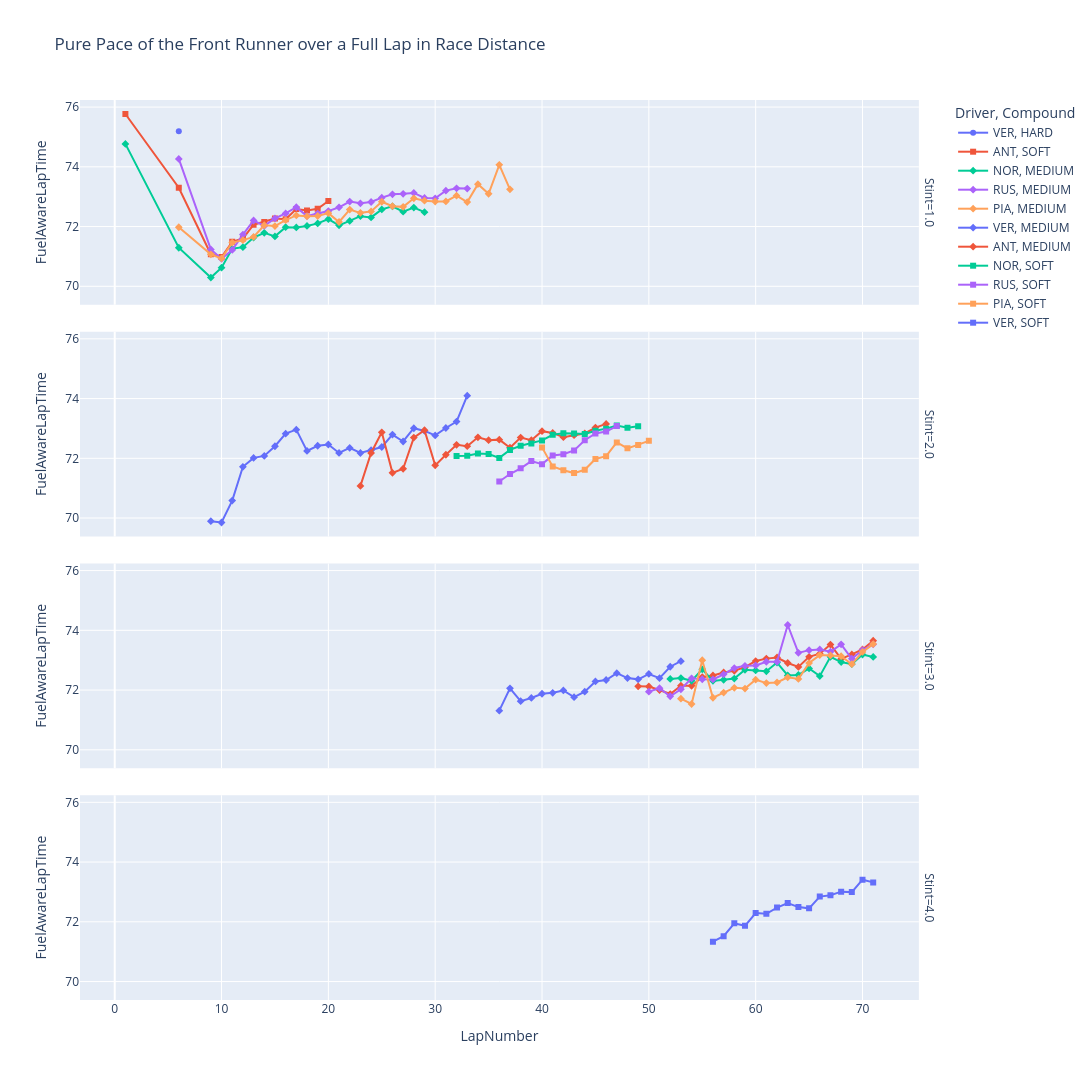

Notebook code for this chart:
### Markdown cell above
### Full Lap Pace with respect to stint for the Front Runners

### Code cell
plotter.plot_line_chart(
    data_frame=filtered_quick_race_laps,
    X="LapNumber",
    y="FuelAwareLapTime",
    label="Driver",
    title="Pure Pace of the Front Runner over a Full Lap in Race Distance",
    facet_row="Stint",
    category_orders=STINT_ORDER,
    hover_data=HOVER_DATA,
    marker="Compound",
    height=1080,
)

### Figure 1 — Plotly figure (JSON) as saved in the notebook; plotly's stock layout.template omitted (floating-point values rounded to 4 significant figures)
{"data": [{"customdata": [["VER", 13, "HARD", "12"]], "hovertemplate": "Driver=%{customdata[0]}<br>Compound=%{customdata[2]}<br>Stint=1.0<br>LapNumber=%{x}<br>FuelAwareLapTime=%{y}<br>Position=%{customdata[1]}<br>TrackStatus=%{customdata[3]}<extra></extra>", "legendgroup": "VER, HARD", "line": {"color": "#636efa", "dash": "solid"}, "marker": {"symbol": "circle"}, "mode": "lines+markers", "name": "VER, HARD", "orientation": "v", "showlegend": true, "type": "scatter", "x": [6.0], "xaxis": "x4", "y": [75.2], "yaxis": "y4"}, {"customdata": [["ANT", 2, "SOFT", "12"], ["ANT", 3, "SOFT", "12"], ["ANT", 3, "SOFT", "1"], ["ANT", 3, "SOFT", "1"], ["ANT", 3, "SOFT", "1"], ["ANT", 3, "SOFT", "1"], ["ANT", 3, "SOFT", "1"], ["ANT", 3, "SOFT", "1"], ["ANT", 3, "SOFT", "1"], ["ANT", 3, "SOFT", "1"], ["ANT", 3, "SOFT", "1"], ["ANT", 3, "SOFT", "1"], ["ANT", 3, "SOFT", "1"], ["ANT", 3, "SOFT", "1"]], "hovertemplate": "Driver=%{customdata[0]}<br>Compound=%{customdata[2]}<br>Stint=1.0<br>LapNumber=%{x}<br>FuelAwareLapTime=%{y}<br>Position=%{customdata[1]}<br>TrackStatus=%{customdata[3]}<extra></extra>", "legendgroup": "ANT, SOFT", "line": {"color": "#EF553B", "dash": "solid"}, "marker": {"symbol": "square"}, "mode": "lines+markers", "name": "ANT, SOFT", "orientation": "v", "showlegend": true, "type": "scatter", "x": [1.0, 6.0, 9.0, 10.0, 11.0, 12.0, 13.0, 14.0, 15.0, 16.0, 17.0, 18.0, 19.0, 20.0], "xaxis": "x4", "y": [75.77, 73.3, 71.07, 70.98, 71.49, 71.6, 72.06, 72.15, 72.27, 72.24, 72.59, 72.54, 72.6, 72.85], "yaxis": "y4"}, {"customdata": [["NOR", 1, "MEDIUM", "12"], ["NOR", 1, "MEDIUM", "12"], ["NOR", 1, "MEDIUM", "1"], ["NOR", 1, "MEDIUM", "1"], ["NOR", 1, "MEDIUM", "1"], ["NOR", 1, "MEDIUM", "1"], ["NOR", 1, "MEDIUM", "1"], ["NOR", 1, "MEDIUM", "1"], ["NOR", 1, "MEDIUM", "1"], ["NOR", 1, "MEDIUM", "1"], ["NOR", 1, "MEDIUM", "1"], ["NOR", 1, "MEDIUM", "1"], ["NOR", 1, "MEDIUM", "1"], ["NOR", 1, "MEDIUM", "1"], ["NOR", 1, "MEDIUM", "1"], ["NOR", 1, "MEDIUM", "1"], ["NOR", 1, "MEDIUM", "1"], ["NOR", 1, "MEDIUM", "1"], ["NOR", 1, "MEDIUM", "1"], ["NOR", 1, "MEDIUM", "1"], ["NOR", 1, "MEDIUM", "1"], ["NOR", 1, "MEDIUM", "1"], ["NOR", 1, "MEDIUM", "1"]], "hovertemplate": "Driver=%{customdata[0]}<br>Compound=%{customdata[2]}<br>Stint=1.0<br>LapNumber=%{x}<br>FuelAwareLapTime=%{y}<br>Position=%{customdata[1]}<br>TrackStatus=%{customdata[3]}<extra></extra>", "legendgroup": "NOR, MEDIUM", "line": {"color": "#00cc96", "dash": "solid"}, "marker": {"symbol": "diamond"}, "mode": "lines+markers", "name": "NOR, MEDIUM", "orientation": "v", "showlegend": true, "type": "scatter", "x": [1.0, 6.0, 9.0, 10.0, 11.0, 12.0, 13.0, 14.0, 15.0, 16.0, 17.0, 18.0, 19.0, 20.0, 21.0, 22.0, 23.0, 24.0, 25.0, 26.0, 27.0, 28.0, 29.0], "xaxis": "x4", "y": [74.77, 71.29, 70.29, 70.62, 71.26, 71.31, 71.63, 71.79, 71.67, 71.98, 71.97, 72.02, 72.11, 72.25, 72.04, 72.19, 72.35, 72.31, 72.57, 72.68, 72.5, 72.63, 72.48], "yaxis": "y4"}, {"customdata": [["RUS", 6, "MEDIUM", "12"], ["RUS", 5, "MEDIUM", "1"], ["RUS", 5, "MEDIUM", "1"], ["RUS", 5, "MEDIUM", "1"], ["RUS", 4, "MEDIUM", "1"], ["RUS", 4, "MEDIUM", "1"], ["RUS", 4, "MEDIUM", "1"], ["RUS", 4, "MEDIUM", "1"], ["RUS", 4, "MEDIUM", "1"], ["RUS", 4, "MEDIUM", "1"], ["RUS", 4, "MEDIUM", "1"], ["RUS", 4, "MEDIUM", "1"], ["RUS", 4, "MEDIUM", "1"], ["RUS", 3, "MEDIUM", "1"], ["RUS", 3, "MEDIUM", "1"], ["RUS", 3, "MEDIUM", "1"], ["RUS", 3, "MEDIUM", "1"], ["RUS", 3, "MEDIUM", "1"], ["RUS", 3, "MEDIUM", "1"], ["RUS", 3, "MEDIUM", "1"], ["RUS", 3, "MEDIUM", "1"], ["RUS", 3, "MEDIUM", "1"], ["RUS", 3, "MEDIUM", "1"], ["RUS", 2, "MEDIUM", "1"], ["RUS", 2, "MEDIUM", "1"], ["RUS", 2, "MEDIUM", "1"]], "hovertemplate": "Driver=%{customdata[0]}<br>Compound=%{customdata[2]}<br>Stint=1.0<br>LapNumber=%{x}<br>FuelAwareLapTime=%{y}<br>Position=%{customdata[1]}<br>TrackStatus=%{customdata[3]}<extra></extra>", "legendgroup": "RUS, MEDIUM", "line": {"color": "#ab63fa", "dash": "solid"}, "marker": {"symbol": "diamond"}, "mode": "lines+markers", "name": "RUS, MEDIUM", "orientation": "v", "showlegend": true, "type": "scatter", "x": [6.0, 9.0, 10.0, 11.0, 12.0, 13.0, 14.0, 15.0, 16.0, 17.0, 18.0, 19.0, 20.0, 21.0, 22.0, 23.0, 24.0, 25.0, 26.0, 27.0, 28.0, 29.0, 30.0, 31.0, 32.0, 33.0], "xaxis": "x4", "y": [74.27, 71.23, 70.92, 71.22, 71.73, 72.2, 72.02, 72.28, 72.44, 72.65, 72.35, 72.43, 72.52, 72.65, 72.84, 72.78, 72.82, 72.97, 73.08, 73.09, 73.13, 72.96, 72.94, 73.2, 73.28, 73.27], "yaxis": "y4"}, {"customdata": [["PIA", 2, "MEDIUM", "12"], ["PIA", 2, "MEDIUM", "1"], ["PIA", 2, "MEDIUM", "1"], ["PIA", 2, "MEDIUM", "1"], ["PIA", 2, "MEDIUM", "1"], ["PIA", 2, "MEDIUM", "1"], ["PIA", 2, "MEDIUM", "1"], ["PIA", 2, "MEDIUM", "1"], ["PIA", 2, "MEDIUM", "1"], ["PIA", 2, "MEDIUM", "1"], ["PIA", 2, "MEDIUM", "1"], ["PIA", 2, "MEDIUM", "1"], ["PIA", 2, "MEDIUM", "1"], ["PIA", 2, "MEDIUM", "1"], ["PIA", 2, "MEDIUM", "1"], ["PIA", 2, "MEDIUM", "1"], ["PIA", 2, "MEDIUM", "1"], ["PIA", 2, "MEDIUM", "1"], ["PIA", 2, "MEDIUM", "1"], ["PIA", 2, "MEDIUM", "1"], ["PIA", 2, "MEDIUM", "1"], ["PIA", 2, "MEDIUM", "1"], ["PIA", 2, "MEDIUM", "1"], ["PIA", 1, "MEDIUM", "1"], ["PIA", 1, "MEDIUM", "1"], ["PIA", 1, "MEDIUM", "1"], ["PIA", 1, "MEDIUM", "1"], ["PIA", 1, "MEDIUM", "1"], ["PIA", 1, "MEDIUM", "1"], ["PIA", 1, "MEDIUM", "1"]], "hovertemplate": "Driver=%{customdata[0]}<br>Compound=%{customdata[2]}<br>Stint=1.0<br>LapNumber=%{x}<br>FuelAwareLapTime=%{y}<br>Position=%{customdata[1]}<br>TrackStatus=%{customdata[3]}<extra></extra>", "legendgroup": "PIA, MEDIUM", "line": {"color": "#FFA15A", "dash": "solid"}, "marker": {"symbol": "diamond"}, "mode": "lines+markers", "name": "PIA, MEDIUM", "orientation": "v", "showlegend": true, "type": "scatter", "x": [6.0, 9.0, 10.0, 11.0, 12.0, 13.0, 14.0, 15.0, 16.0, 17.0, 18.0, 19.0, 20.0, 21.0, 22.0, 23.0, 24.0, 25.0, 26.0, 27.0, 28.0, 29.0, 30.0, 31.0, 32.0, 33.0, 34.0, 35.0, 36.0, 37.0], "xaxis": "x4", "y": [71.98, 71.07, 70.93, 71.46, 71.55, 71.65, 72.04, 72.02, 72.22, 72.37, 72.34, 72.35, 72.45, 72.15, 72.57, 72.46, 72.51, 72.83, 72.68, 72.66, 72.95, 72.87, 72.84, 72.84, 73.04, 72.82, 73.42, 73.1, 74.07, 73.25], "yaxis": "y4"}, {"customdata": [["VER", 16, "MEDIUM", "1"], ["VER", 16, "MEDIUM", "1"], ["VER", 16, "MEDIUM", "1"], ["VER", 16, "MEDIUM", "1"], ["VER", 14, "MEDIUM", "1"], ["VER", 14, "MEDIUM", "1"], ["VER", 13, "MEDIUM", "1"], ["VER", 13, "MEDIUM", "1"], ["VER", 10, "MEDIUM", "1"], ["VER", 8, "MEDIUM", "1"], ["VER", 6, "MEDIUM", "1"], ["VER", 6, "MEDIUM", "1"], ["VER", 5, "MEDIUM", "1"], ["VER", 4, "MEDIUM", "1"], ["VER", 4, "MEDIUM", "1"], ["VER", 4, "MEDIUM", "1"], ["VER", 4, "MEDIUM", "1"], ["VER", 4, "MEDIUM", "1"], ["VER", 4, "MEDIUM", "1"], ["VER", 4, "MEDIUM", "1"], ["VER", 4, "MEDIUM", "1"], ["VER", 4, "MEDIUM", "1"], ["VER", 3, "MEDIUM", "1"], ["VER", 4, "MEDIUM", "1"], ["VER", 4, "MEDIUM", "1"]], "hovertemplate": "Driver=%{customdata[0]}<br>Compound=%{customdata[2]}<br>Stint=2.0<br>LapNumber=%{x}<br>FuelAwareLapTime=%{y}<br>Position=%{customdata[1]}<br>TrackStatus=%{customdata[3]}<extra></extra>", "legendgroup": "VER, MEDIUM", "line": {"color": "#636efa", "dash": "solid"}, "marker": {"symbol": "diamond"}, "mode": "lines+markers", "name": "VER, MEDIUM", "orientation": "v", "showlegend": true, "type": "scatter", "x": [9.0, 10.0, 11.0, 12.0, 13.0, 14.0, 15.0, 16.0, 17.0, 18.0, 19.0, 20.0, 21.0, 22.0, 23.0, 24.0, 25.0, 26.0, 27.0, 28.0, 29.0, 30.0, 31.0, 32.0, 33.0], "xaxis": "x3", "y": [69.89, 69.85, 70.58, 71.72, 72.01, 72.08, 72.4, 72.82, 72.96, 72.25, 72.42, 72.46, 72.18, 72.35, 72.18, 72.27, 72.38, 72.79, 72.56, 73.01, 72.92, 72.77, 73.02, 73.23, 74.1], "yaxis": "y3"}, {"customdata": [["ANT", 9, "MEDIUM", "1"], ["ANT", 8, "MEDIUM", "1"], ["ANT", 7, "MEDIUM", "1"], ["ANT", 7, "MEDIUM", "1"], ["ANT", 7, "MEDIUM", "1"], ["ANT", 7, "MEDIUM", "1"], ["ANT", 6, "MEDIUM", "1"], ["ANT", 5, "MEDIUM", "1"], ["ANT", 5, "MEDIUM", "1"], ["ANT", 5, "MEDIUM", "1"], ["ANT", 5, "MEDIUM", "1"], ["ANT", 4, "MEDIUM", "1"], ["ANT", 3, "MEDIUM", "1"], ["ANT", 3, "MEDIUM", "1"], ["ANT", 3, "MEDIUM", "1"], ["ANT", 3, "MEDIUM", "1"], ["ANT", 2, "MEDIUM", "1"], ["ANT", 2, "MEDIUM", "1"], ["ANT", 2, "MEDIUM", "1"], ["ANT", 2, "MEDIUM", "1"], ["ANT", 2, "MEDIUM", "1"], ["ANT", 2, "MEDIUM", "1"], ["ANT", 2, "MEDIUM", "1"], ["ANT", 2, "MEDIUM", "1"]], "hovertemplate": "Driver=%{customdata[0]}<br>Compound=%{customdata[2]}<br>Stint=2.0<br>LapNumber=%{x}<br>FuelAwareLapTime=%{y}<br>Position=%{customdata[1]}<br>TrackStatus=%{customdata[3]}<extra></extra>", "legendgroup": "ANT, MEDIUM", "line": {"color": "#EF553B", "dash": "solid"}, "marker": {"symbol": "diamond"}, "mode": "lines+markers", "name": "ANT, MEDIUM", "orientation": "v", "showlegend": true, "type": "scatter", "x": [23.0, 24.0, 25.0, 26.0, 27.0, 28.0, 29.0, 30.0, 31.0, 32.0, 33.0, 34.0, 35.0, 36.0, 37.0, 38.0, 39.0, 40.0, 41.0, 42.0, 43.0, 44.0, 45.0, 46.0], "xaxis": "x3", "y": [71.08, 72.18, 72.87, 71.51, 71.65, 72.69, 72.94, 71.76, 72.12, 72.45, 72.41, 72.7, 72.61, 72.63, 72.35, 72.69, 72.61, 72.91, 72.85, 72.71, 72.77, 72.83, 73.03, 73.15], "yaxis": "y3"}, {"customdata": [["NOR", 3, "SOFT", "1"], ["NOR", 3, "SOFT", "1"], ["NOR", 2, "SOFT", "1"], ["NOR", 2, "SOFT", "1"], ["NOR", 2, "SOFT", "1"], ["NOR", 2, "SOFT", "1"], ["NOR", 2, "SOFT", "1"], ["NOR", 1, "SOFT", "1"], ["NOR", 1, "SOFT", "1"], ["NOR", 1, "SOFT", "1"], ["NOR", 1, "SOFT", "1"], ["NOR", 1, "SOFT", "1"], ["NOR", 1, "SOFT", "1"], ["NOR", 1, "SOFT", "1"], ["NOR", 1, "SOFT", "1"], ["NOR", 1, "SOFT", "1"], ["NOR", 1, "SOFT", "1"], ["NOR", 1, "SOFT", "1"]], "hovertemplate": "Driver=%{customdata[0]}<br>Compound=%{customdata[2]}<br>Stint=2.0<br>LapNumber=%{x}<br>FuelAwareLapTime=%{y}<br>Position=%{customdata[1]}<br>TrackStatus=%{customdata[3]}<extra></extra>", "legendgroup": "NOR, SOFT", "line": {"color": "#00cc96", "dash": "solid"}, "marker": {"symbol": "square"}, "mode": "lines+markers", "name": "NOR, SOFT", "orientation": "v", "showlegend": true, "type": "scatter", "x": [32.0, 33.0, 34.0, 35.0, 36.0, 37.0, 38.0, 39.0, 40.0, 41.0, 42.0, 43.0, 44.0, 45.0, 46.0, 47.0, 48.0, 49.0], "xaxis": "x3", "y": [72.08, 72.08, 72.16, 72.14, 72.01, 72.28, 72.42, 72.5, 72.6, 72.79, 72.84, 72.83, 72.81, 72.92, 72.99, 73.1, 73.03, 73.07], "yaxis": "y3"}, {"customdata": [["RUS", 5, "SOFT", "1"], ["RUS", 4, "SOFT", "1"], ["RUS", 4, "SOFT", "1"], ["RUS", 3, "SOFT", "1"], ["RUS", 3, "SOFT", "1"], ["RUS", 3, "SOFT", "1"], ["RUS", 3, "SOFT", "1"], ["RUS", 3, "SOFT", "1"], ["RUS", 3, "SOFT", "1"], ["RUS", 3, "SOFT", "1"], ["RUS", 3, "SOFT", "1"], ["RUS", 2, "SOFT", "1"]], "hovertemplate": "Driver=%{customdata[0]}<br>Compound=%{customdata[2]}<br>Stint=2.0<br>LapNumber=%{x}<br>FuelAwareLapTime=%{y}<br>Position=%{customdata[1]}<br>TrackStatus=%{customdata[3]}<extra></extra>", "legendgroup": "RUS, SOFT", "line": {"color": "#ab63fa", "dash": "solid"}, "marker": {"symbol": "square"}, "mode": "lines+markers", "name": "RUS, SOFT", "orientation": "v", "showlegend": true, "type": "scatter", "x": [36.0, 37.0, 38.0, 39.0, 40.0, 41.0, 42.0, 43.0, 44.0, 45.0, 46.0, 47.0], "xaxis": "x3", "y": [71.22, 71.47, 71.66, 71.91, 71.8, 72.09, 72.14, 72.27, 72.61, 72.83, 72.89, 73.08], "yaxis": "y3"}, {"customdata": [["PIA", 6, "SOFT", "1"], ["PIA", 6, "SOFT", "1"], ["PIA", 6, "SOFT", "1"], ["PIA", 5, "SOFT", "1"], ["PIA", 5, "SOFT", "1"], ["PIA", 5, "SOFT", "1"], ["PIA", 5, "SOFT", "1"], ["PIA", 5, "SOFT", "1"], ["PIA", 4, "SOFT", "1"], ["PIA", 3, "SOFT", "1"], ["PIA", 3, "SOFT", "1"]], "hovertemplate": "Driver=%{customdata[0]}<br>Compound=%{customdata[2]}<br>Stint=2.0<br>LapNumber=%{x}<br>FuelAwareLapTime=%{y}<br>Position=%{customdata[1]}<br>TrackStatus=%{customdata[3]}<extra></extra>", "legendgroup": "PIA, SOFT", "line": {"color": "#FFA15A", "dash": "solid"}, "marker": {"symbol": "square"}, "mode": "lines+markers", "name": "PIA, SOFT", "orientation": "v", "showlegend": true, "type": "scatter", "x": [40.0, 41.0, 42.0, 43.0, 44.0, 45.0, 46.0, 47.0, 48.0, 49.0, 50.0], "xaxis": "x3", "y": [72.37, 71.73, 71.6, 71.51, 71.62, 71.98, 72.07, 72.53, 72.33, 72.45, 72.58], "yaxis": "y3"}, {"customdata": [["VER", 9, "MEDIUM", "1"], ["VER", 6, "MEDIUM", "1"], ["VER", 6, "MEDIUM", "1"], ["VER", 5, "MEDIUM", "1"], ["VER", 5, "MEDIUM", "1"], ["VER", 5, "MEDIUM", "1"], ["VER", 4, "MEDIUM", "1"], ["VER", 4, "MEDIUM", "1"], ["VER", 4, "MEDIUM", "1"], ["VER", 4, "MEDIUM", "1"], ["VER", 4, "MEDIUM", "1"], ["VER", 4, "MEDIUM", "1"], ["VER", 2, "MEDIUM", "1"], ["VER", 2, "MEDIUM", "1"], ["VER", 2, "MEDIUM", "1"], ["VER", 1, "MEDIUM", "1"], ["VER", 1, "MEDIUM", "1"], ["VER", 1, "MEDIUM", "1"]], "hovertemplate": "Driver=%{customdata[0]}<br>Compound=%{customdata[2]}<br>Stint=3.0<br>LapNumber=%{x}<br>FuelAwareLapTime=%{y}<br>Position=%{customdata[1]}<br>TrackStatus=%{customdata[3]}<extra></extra>", "legendgroup": "VER, MEDIUM", "line": {"color": "#636efa", "dash": "solid"}, "marker": {"symbol": "diamond"}, "mode": "lines+markers", "name": "VER, MEDIUM", "orientation": "v", "showlegend": false, "type": "scatter", "x": [36.0, 37.0, 38.0, 39.0, 40.0, 41.0, 42.0, 43.0, 44.0, 45.0, 46.0, 47.0, 48.0, 49.0, 50.0, 51.0, 52.0, 53.0], "xaxis": "x2", "y": [71.31, 72.06, 71.63, 71.74, 71.88, 71.91, 71.99, 71.76, 71.95, 72.29, 72.34, 72.56, 72.4, 72.36, 72.54, 72.4, 72.78, 72.97], "yaxis": "y2"}, {"customdata": [["ANT", 5, "MEDIUM", "1"], ["ANT", 4, "MEDIUM", "1"], ["ANT", 4, "MEDIUM", "1"], ["ANT", 3, "MEDIUM", "1"], ["ANT", 3, "MEDIUM", "1"], ["ANT", 3, "MEDIUM", "1"], ["ANT", 2, "MEDIUM", "1"], ["ANT", 2, "MEDIUM", "1"], ["ANT", 2, "MEDIUM", "1"], ["ANT", 2, "MEDIUM", "1"], ["ANT", 2, "MEDIUM", "1"], ["ANT", 2, "MEDIUM", "1"], ["ANT", 2, "MEDIUM", "1"], ["ANT", 2, "MEDIUM", "1"], ["ANT", 2, "MEDIUM", "1"], ["ANT", 2, "MEDIUM", "1"], ["ANT", 2, "MEDIUM", "1"], ["ANT", 2, "MEDIUM", "1"], ["ANT", 2, "MEDIUM", "1"], ["ANT", 2, "MEDIUM", "1"], ["ANT", 2, "MEDIUM", "1"], ["ANT", 2, "MEDIUM", "1"], ["ANT", 2, "MEDIUM", "1"]], "hovertemplate": "Driver=%{customdata[0]}<br>Compound=%{customdata[2]}<br>Stint=3.0<br>LapNumber=%{x}<br>FuelAwareLapTime=%{y}<br>Position=%{customdata[1]}<br>TrackStatus=%{customdata[3]}<extra></extra>", "legendgroup": "ANT, MEDIUM", "line": {"color": "#EF553B", "dash": "solid"}, "marker": {"symbol": "diamond"}, "mode": "lines+markers", "name": "ANT, MEDIUM", "orientation": "v", "showlegend": false, "type": "scatter", "x": [49.0, 50.0, 51.0, 52.0, 53.0, 54.0, 55.0, 56.0, 57.0, 58.0, 59.0, 60.0, 61.0, 62.0, 63.0, 64.0, 65.0, 66.0, 67.0, 68.0, 69.0, 70.0, 71.0], "xaxis": "x2", "y": [72.12, 72.12, 72.0, 71.87, 72.15, 72.14, 72.43, 72.49, 72.59, 72.65, 72.77, 72.97, 73.05, 73.09, 72.91, 72.77, 73.11, 73.22, 73.52, 73.04, 73.19, 73.36, 73.65], "yaxis": "y2"}, {"customdata": [["NOR", 2, "MEDIUM", "1"], ["NOR", 2, "MEDIUM", "1"], ["NOR", 2, "MEDIUM", "1"], ["NOR", 1, "MEDIUM", "1"], ["NOR", 1, "MEDIUM", "1"], ["NOR", 1, "MEDIUM", "1"], ["NOR", 1, "MEDIUM", "1"], ["NOR", 1, "MEDIUM", "1"], ["NOR", 1, "MEDIUM", "1"], ["NOR", 1, "MEDIUM", "1"], ["NOR", 1, "MEDIUM", "1"], ["NOR", 1, "MEDIUM", "1"], ["NOR", 1, "MEDIUM", "1"], ["NOR", 1, "MEDIUM", "1"], ["NOR", 1, "MEDIUM", "1"], ["NOR", 1, "MEDIUM", "1"], ["NOR", 1, "MEDIUM", "1"], ["NOR", 1, "MEDIUM", "1"], ["NOR", 1, "MEDIUM", "1"], ["NOR", 1, "MEDIUM", "1"]], "hovertemplate": "Driver=%{customdata[0]}<br>Compound=%{customdata[2]}<br>Stint=3.0<br>LapNumber=%{x}<br>FuelAwareLapTime=%{y}<br>Position=%{customdata[1]}<br>TrackStatus=%{customdata[3]}<extra></extra>", "legendgroup": "NOR, MEDIUM", "line": {"color": "#00cc96", "dash": "solid"}, "marker": {"symbol": "diamond"}, "mode": "lines+markers", "name": "NOR, MEDIUM", "orientation": "v", "showlegend": false, "type": "scatter", "x": [52.0, 53.0, 54.0, 55.0, 56.0, 57.0, 58.0, 59.0, 60.0, 61.0, 62.0, 63.0, 64.0, 65.0, 66.0, 67.0, 68.0, 69.0, 70.0, 71.0], "xaxis": "x2", "y": [72.37, 72.4, 72.31, 72.7, 72.31, 72.34, 72.38, 72.68, 72.66, 72.63, 72.92, 72.49, 72.51, 72.72, 72.47, 73.11, 72.94, 72.87, 73.19, 73.11], "yaxis": "y2"}, {"customdata": [["RUS", 6, "MEDIUM", "1"], ["RUS", 5, "MEDIUM", "1"], ["RUS", 4, "MEDIUM", "1"], ["RUS", 4, "MEDIUM", "1"], ["RUS", 4, "MEDIUM", "1"], ["RUS", 3, "MEDIUM", "1"], ["RUS", 3, "MEDIUM", "1"], ["RUS", 3, "MEDIUM", "1"], ["RUS", 3, "MEDIUM", "1"], ["RUS", 3, "MEDIUM", "1"], ["RUS", 3, "MEDIUM", "1"], ["RUS", 3, "MEDIUM", "1"], ["RUS", 3, "MEDIUM", "1"], ["RUS", 4, "MEDIUM", "1"], ["RUS", 4, "MEDIUM", "1"], ["RUS", 4, "MEDIUM", "1"], ["RUS", 4, "MEDIUM", "1"], ["RUS", 4, "MEDIUM", "1"], ["RUS", 4, "MEDIUM", "1"], ["RUS", 4, "MEDIUM", "1"], ["RUS", 4, "MEDIUM", "1"], ["RUS", 4, "MEDIUM", "1"]], "hovertemplate": "Driver=%{customdata[0]}<br>Compound=%{customdata[2]}<br>Stint=3.0<br>LapNumber=%{x}<br>FuelAwareLapTime=%{y}<br>Position=%{customdata[1]}<br>TrackStatus=%{customdata[3]}<extra></extra>", "legendgroup": "RUS, MEDIUM", "line": {"color": "#ab63fa", "dash": "solid"}, "marker": {"symbol": "diamond"}, "mode": "lines+markers", "name": "RUS, MEDIUM", "orientation": "v", "showlegend": false, "type": "scatter", "x": [50.0, 51.0, 52.0, 53.0, 54.0, 55.0, 56.0, 57.0, 58.0, 59.0, 60.0, 61.0, 62.0, 63.0, 64.0, 65.0, 66.0, 67.0, 68.0, 69.0, 70.0, 71.0], "xaxis": "x2", "y": [71.95, 72.06, 71.79, 72.03, 72.39, 72.36, 72.36, 72.53, 72.74, 72.81, 72.82, 72.95, 72.95, 74.18, 73.25, 73.34, 73.36, 73.28, 73.53, 73.05, 73.34, 73.53], "yaxis": "y2"}, {"customdata": [["PIA", 6, "MEDIUM", "1"], ["PIA", 6, "MEDIUM", "1"], ["PIA", 5, "MEDIUM", "1"], ["PIA", 5, "MEDIUM", "1"], ["PIA", 5, "MEDIUM", "1"], ["PIA", 5, "MEDIUM", "1"], ["PIA", 5, "MEDIUM", "1"], ["PIA", 5, "MEDIUM", "1"], ["PIA", 5, "MEDIUM", "1"], ["PIA", 5, "MEDIUM", "1"], ["PIA", 5, "MEDIUM", "1"], ["PIA", 5, "MEDIUM", "1"], ["PIA", 5, "MEDIUM", "1"], ["PIA", 5, "MEDIUM", "1"], ["PIA", 5, "MEDIUM", "1"], ["PIA", 5, "MEDIUM", "1"], ["PIA", 5, "MEDIUM", "1"], ["PIA", 5, "MEDIUM", "1"], ["PIA", 5, "MEDIUM", "1"]], "hovertemplate": "Driver=%{customdata[0]}<br>Compound=%{customdata[2]}<br>Stint=3.0<br>LapNumber=%{x}<br>FuelAwareLapTime=%{y}<br>Position=%{customdata[1]}<br>TrackStatus=%{customdata[3]}<extra></extra>", "legendgroup": "PIA, MEDIUM", "line": {"color": "#FFA15A", "dash": "solid"}, "marker": {"symbol": "diamond"}, "mode": "lines+markers", "name": "PIA, MEDIUM", "orientation": "v", "showlegend": false, "type": "scatter", "x": [53.0, 54.0, 55.0, 56.0, 57.0, 58.0, 59.0, 60.0, 61.0, 62.0, 63.0, 64.0, 65.0, 66.0, 67.0, 68.0, 69.0, 70.0, 71.0], "xaxis": "x2", "y": [71.71, 71.53, 73.0, 71.74, 71.92, 72.08, 72.05, 72.35, 72.23, 72.26, 72.43, 72.37, 72.9, 73.17, 73.16, 73.14, 72.87, 73.28, 73.54], "yaxis": "y2"}, {"customdata": [["VER", 4, "SOFT", "1"], ["VER", 4, "SOFT", "1"], ["VER", 4, "SOFT", "1"], ["VER", 4, "SOFT", "1"], ["VER", 4, "SOFT", "1"], ["VER", 4, "SOFT", "1"], ["VER", 4, "SOFT", "1"], ["VER", 3, "SOFT", "1"], ["VER", 3, "SOFT", "1"], ["VER", 3, "SOFT", "1"], ["VER", 3, "SOFT", "1"], ["VER", 3, "SOFT", "1"], ["VER", 3, "SOFT", "1"], ["VER", 3, "SOFT", "1"], ["VER", 3, "SOFT", "1"], ["VER", 3, "SOFT", "1"]], "hovertemplate": "Driver=%{customdata[0]}<br>Compound=%{customdata[2]}<br>Stint=4.0<br>LapNumber=%{x}<br>FuelAwareLapTime=%{y}<br>Position=%{customdata[1]}<br>TrackStatus=%{customdata[3]}<extra></extra>", "legendgroup": "VER, SOFT", "line": {"color": "#636efa", "dash": "solid"}, "marker": {"symbol": "square"}, "mode": "lines+markers", "name": "VER, SOFT", "orientation": "v", "showlegend": true, "type": "scatter", "x": [56.0, 57.0, 58.0, 59.0, 60.0, 61.0, 62.0, 63.0, 64.0, 65.0, 66.0, 67.0, 68.0, 69.0, 70.0, 71.0], "xaxis": "x", "y": [71.33, 71.52, 71.95, 71.87, 72.29, 72.27, 72.48, 72.63, 72.49, 72.45, 72.84, 72.89, 73.01, 72.99, 73.41, 73.32], "yaxis": "y"}], "layout": {"annotations": [{"font": {}, "showarrow": false, "text": "Stint=4.0", "textangle": 90, "x": 0.98, "xanchor": "left", "xref": "paper", "y": 0.1138, "yanchor": "middle", "yref": "paper"}, {"font": {}, "showarrow": false, "text": "Stint=3.0", "textangle": 90, "x": 0.98, "xanchor": "left", "xref": "paper", "y": 0.3712, "yanchor": "middle", "yref": "paper"}, {"font": {}, "showarrow": false, "text": "Stint=2.0", "textangle": 90, "x": 0.98, "xanchor": "left", "xref": "paper", "y": 0.6288, "yanchor": "middle", "yref": "paper"}, {"font": {}, "showarrow": false, "text": "Stint=1.0", "textangle": 90, "x": 0.98, "xanchor": "left", "xref": "paper", "y": 0.8862, "yanchor": "middle", "yref": "paper"}], "height": 1080, "legend": {"title": {"text": "Driver, Compound"}, "tracegroupgap": 0}, "title": {"text": "Pure Pace of the Front Runner over a Full Lap in Race Distance"}, "width": 1540, "xaxis": {"anchor": "y", "domain": [0, 0.98], "title": {"text": "LapNumber"}}, "xaxis2": {"anchor": "y2", "domain": [0, 0.98], "matches": "x", "showticklabels": false}, "xaxis3": {"anchor": "y3", "domain": [0, 0.98], "matches": "x", "showticklabels": false}, "xaxis4": {"anchor": "y4", "domain": [0, 0.98], "matches": "x", "showticklabels": false}, "yaxis": {"anchor": "x", "domain": [0, 0.2275], "title": {"text": "FuelAwareLapTime"}}, "yaxis2": {"anchor": "x2", "domain": [0.2575, 0.485], "matches": "y", "title": {"text": "FuelAwareLapTime"}}, "yaxis3": {"anchor": "x3", "domain": [0.515, 0.7425], "matches": "y", "title": {"text": "FuelAwareLapTime"}}, "yaxis4": {"anchor": "x4", "domain": [0.7725, 1], "matches": "y", "title": {"text": "FuelAwareLapTime"}}}}
